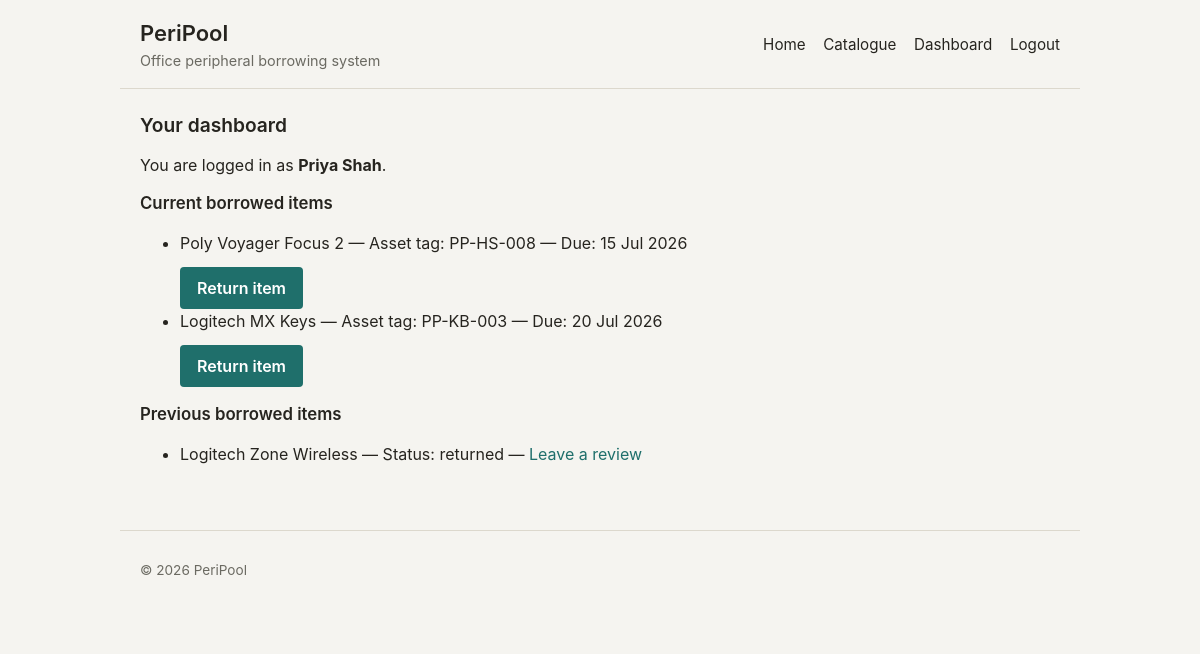
/dashboard (signed in), run on the app's committed database.
### app/models.py (models this page shows, shortened)
class User(db.Model, UserMixin):
    __tablename__ = 'users'
    id = db.Column(db.Integer, primary_key=True)
    name = db.Column(db.String(100), nullable=False)
    email = db.Column(db.String(150), unique=True, nullable=False, index=True)
    password_hash = db.Column(db.String(255), nullable=False)
    is_admin = db.Column(db.Boolean, nullable=False, default=False)
    is_active = db.Column(db.Boolean, nullable=False, default=True)
    created_at = db.Column(db.DateTime, nullable=False, default=get_utc_now)
    updated_at = db.Column(
        db.DateTime,
        nullable=False,
        default=get_utc_now,
        onupdate=get_utc_now
    )
    borrow_records = db.relationship("BorrowRecord", back_populates="user")
    reviews = db.relationship("ItemReview", back_populates="user")

class BorrowRecord(db.Model):
    __tablename__ = "borrow_records"
    id = db.Column(db.Integer, primary_key=True)
    user_id = db.Column(db.Integer, db.ForeignKey("users.id"), nullable=False)
    item_unit_id = db.Column(db.Integer, db.ForeignKey("item_units.id"), nullable=False)
    borrowed_at = db.Column(db.DateTime, nullable=False, default=get_utc_now)
    due_at = db.Column(db.DateTime, nullable=False)
    returned_at = db.Column(db.DateTime)
    status = db.Column(db.String(30), nullable=False, default="active")
    created_at = db.Column(db.DateTime, nullable=False, default=get_utc_now)
    updated_at = db.Column(
        db.DateTime,
        nullable=False,
        default=get_utc_now,
        onupdate=get_utc_now
    )
    user = db.relationship("User", back_populates="borrow_records")
    item_unit = db.relationship("ItemUnit", back_populates="borrow_records")
    __table_args__ = (
        db.CheckConstraint(
            "status IN ('active', 'returned', 'cancelled')",
            name="ck_borrow_records_status"
        ),
    )

class ItemModel(db.Model):
    __tablename__ = "item_models"
    id = db.Column(db.Integer, primary_key=True)
    category_id = db.Column(db.Integer, db.ForeignKey("categories.id"), nullable=False)
    manufacturer = db.Column(db.String(100), nullable=False)
    model_name = db.Column(db.String(150), nullable=False)
    description = db.Column(db.Text)
    cost = db.Column(db.Numeric(10, 2))
    image_url = db.Column(db.String(500))
    is_active = db.Column(db.Boolean, nullable=False, default=True)
    created_at = db.Column(db.DateTime, nullable=False, default=get_utc_now)
    updated_at = db.Column(
        db.DateTime,
        nullable=False,
        default=get_utc_now,
        onupdate=get_utc_now
    )
    category = db.relationship("Category", back_populates="item_models")
    item_units = db.relationship("ItemUnit", back_populates="item_model")
    reviews = db.relationship("ItemReview", back_populates="item_model")
    __table_args__ = (
        db.UniqueConstraint(
            "manufacturer",
            "model_name",
            name="uq_item_models_manufacturer_model_name"
        ),
    )

class ItemUnit(db.Model):
    __tablename__ = "item_units"
    id = db.Column(db.Integer, primary_key=True)
    item_model_id = db.Column(db.Integer, db.ForeignKey("item_models.id"), nullable=False)
    asset_tag = db.Column(db.String(100), unique=True, nullable=False)
    status = db.Column(db.String(30), nullable=False, default="available")
    created_at = db.Column(db.DateTime, nullable=False, default=get_utc_now)
    updated_at = db.Column(
        db.DateTime,
        nullable=False,
        default=get_utc_now,
        onupdate=get_utc_now
    )
    item_model = db.relationship("ItemModel", back_populates="item_units")
    borrow_records = db.relationship("BorrowRecord", back_populates="item_unit")
    __table_args__ = (
        db.CheckConstraint(
            "status IN ('available', 'borrowed', 'maintenance', 'inactive')",
            name="ck_item_units_status"
        ),
    )

### app/blueprints/catalogue.py (the view)
@catalogue.route('/dashboard')
@login_required
def dashboard():
    active_borrow_records = (
        BorrowRecord.query
        .filter_by(user_id=current_user.id, status='active')
        .order_by(BorrowRecord.due_at)
        .all()
    )
    previous_borrow_records = (
        BorrowRecord.query
        .filter(
            BorrowRecord.user_id == current_user.id,
            BorrowRecord.status != 'active'
        )
        .order_by(BorrowRecord.borrowed_at.desc())
        .all()
    )
    return render_template(
        'dashboard.html',
        active_borrow_records=active_borrow_records,
        previous_borrow_records=previous_borrow_records
    )

### app/models.py (called while the page is built)
@login_manager.user_loader
def load_user(user_id):
    return db.session.get(User, int(user_id))

### app/templates/dashboard.html (shortened to what this page needs)
{% extends "base.html" %}
{% block content %}
<section>
    <h2>Your dashboard</h2>
    <p>
        You are logged in as <strong>{{ current_user.name }}</strong>.
    </p>
    <h3>Current borrowed items</h3>
    {% if active_borrow_records %}
        <ul>
            {% for record in active_borrow_records %}
                <li>
                    {{ record.item_unit.item_model.manufacturer }}
                    {{ record.item_unit.item_model.model_name }}
                    —
                    Asset tag: {{ record.item_unit.asset_tag }}
                    —
                    Due: {{ record.due_at.strftime("%d %b %Y") }}
                    <form method="post" action="{{ url_for('catalogue.return_item', borrow_record_id=record.id) }}">
                        <button type="submit">Return item</button>
                    </form>
                </li>
            {% endfor %}
        </ul>
    {% else %}
        <p>You do not currently have any borrowed items.</p>
    {% endif %}
    <h3>Previous borrowed items</h3>
    {% if previous_borrow_records %}
        <ul>
            {% for record in previous_borrow_records %}
                <li>
                    {{ record.item_unit.item_model.manufacturer }}
                    {{ record.item_unit.item_model.model_name }}
                    —
                    Status: {{ record.status }}
                    —
                    <a href="{{ url_for('catalogue.review_item', item_model_id=record.item_unit.item_model_id) }}">Leave a review</a>
                </li>
            {% endfor %}
        </ul>
    {% else %}
        <p>You do not have any previous borrowed items.</p>
    {% endif %}
</section>
{% endblock %}

### app/static/css/style.css (style rules this page uses)
:root { --color-bg: #f5f4f0; --color-surface: #ffffff; --color-surface-muted: #eeece5; --color-text: #26241f; --color-text-muted: #6b6a62; --color-border: #dcd8cd; --color-accent: #1f6f6b; --color-accent-hover: #17534f; --color-accent-contrast: #ffffff; --color-focus-ring: rgba(31, 111, 107, 0.25); --color-success-bg: #eaf3ea; --color-success-text: #2f5f33; --color-success-border: #4b8f52; --color-danger-bg: #f7e9e6; --color-danger-text: #7a3122; --color-danger-border: #b5493a; --color-warning-bg: #f7efe0; --color-warning-text: #6b4c14; --color-warning-border: #a97a1f; --color-info-bg: #e8eef2; --color-info-text: #2c4a5c; --color-info-border: #3d6b8a; --radius: 4px; --max-width: 960px; }
* { box-sizing: border-box; }
body { margin: 0; background: var(--color-bg); color: var(--color-text); font-family: -apple-system, BlinkMacSystemFont, "Segoe UI", Roboto, "Helvetica Neue", Arial, sans-serif; font-size: 16px; line-height: 1.5; }
h1, h2, h3 { line-height: 1.25; font-weight: 600; }
h2 { font-size: 1.2rem; margin-top: 0; }
h3 { font-size: 1.05rem; }
a { color: var(--color-accent); text-decoration: none; }
section { margin-bottom: 1rem; }
form { max-width: 30rem; }
button, .button { display: inline-block; margin-top: 0.75rem; padding: 0.5rem 1rem; background: var(--color-accent); color: var(--color-accent-contrast); border: 1px solid transparent; border-radius: var(--radius); font: inherit; font-weight: 600; cursor: pointer; }

### data on the page
User: name "Priya Shah"
BorrowRecord: item_unit.item_model.manufacturer "Poly", item_unit.item_model.model_name "Voyager Focus 2", item_unit.asset_tag "PP-HS-008", due_at "15 Jul 2026"
BorrowRecord: item_unit.item_model.manufacturer "Logitech", item_unit.item_model.model_name "MX Keys", item_unit.asset_tag "PP-KB-003", due_at "20 Jul 2026"
BorrowRecord: item_unit.item_model.manufacturer "Logitech", item_unit.item_model.model_name "Zone Wireless", status "returned"
